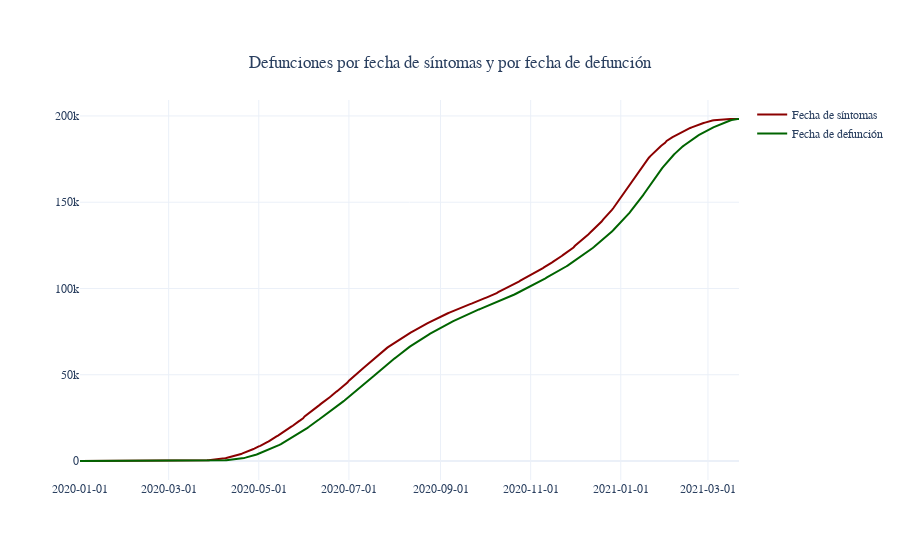

Here is the notebook cell this chart was saved with:
### Code cell
# Series TODAS ACUMULADAS

fig = go.Figure()

fig.add_trace( go.Scatter( x = Series_Casos['Fecha'], y = Series_Casos['Defunciones_Sint'].cumsum(), 
                          name = 'Fecha de síntomas', line_color = 'darkred' ) )

fig.add_trace( go.Scatter( x = Series_Casos['Fecha'], y = Series_Casos['Defunciones_Muer'].cumsum(), 
                          name = 'Fecha de defunción', line_color = 'darkgreen' ) )

fig.update_layout( template = 'plotly_white', # "plotly", "plotly_white", "ggplot2", "seaborn", "simple_white", "none"
                  barmode = 'overlay', 
                  title = { 'text': 'Defunciones por fecha de síntomas y por fecha de defunción',
                           'y':0.9, 'x':0.5, 'xanchor': 'center', 'yanchor': 'top'}, 
                  font_family = 'Calibri Light')

fig.update_xaxes(tickformat = '%Y-%m-%d') # (tickangle = 90, tickformat = '%Y-%m-%d')

fig.show()

### Figure 1 — Plotly figure (JSON) as saved in the notebook; plotly's stock layout.template omitted (floating-point values rounded to 4 significant figures; data arrays with more than 128 entries replaced by an {"elided": "..."} marker saying what was removed)
{"data": [{"line": {"color": "darkred"}, "name": "Fecha de síntomas", "type": "scatter", "x": {"elided": "447 str values"}, "y": {"elided": "447 int values"}}, {"line": {"color": "darkgreen"}, "name": "Fecha de defunción", "type": "scatter", "x": {"elided": "447 str values"}, "y": {"elided": "447 int values"}}], "layout": {"barmode": "overlay", "font": {"family": "Calibri Light"}, "title": {"text": "Defunciones por fecha de síntomas y por fecha de defunción", "x": 0.5, "xanchor": "center", "y": 0.9, "yanchor": "top"}, "xaxis": {"tickformat": "%Y-%m-%d"}}}
